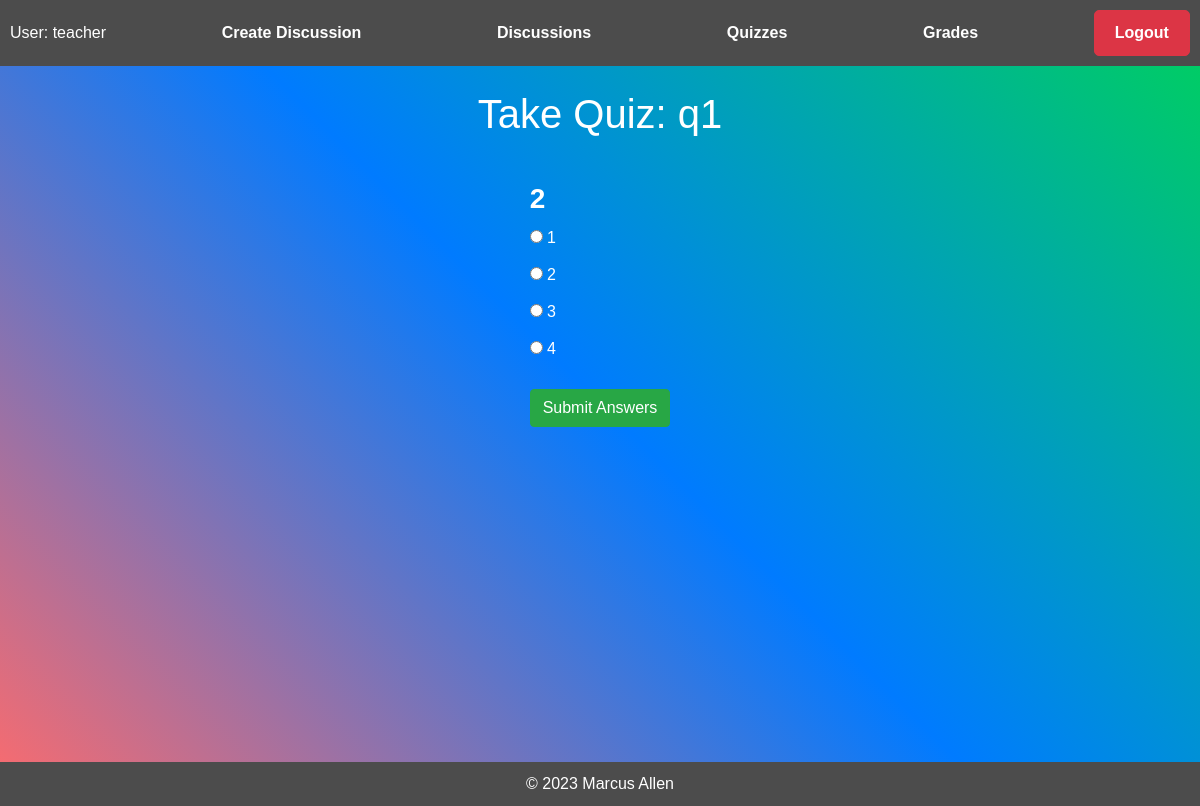
/students/take_quiz/1/ (signed in), run on the app's committed database.
### teachers/models.py (models this page shows, shortened)
class Quiz(models.Model):
    title = models.CharField(max_length=255)
    author = models.ForeignKey(User, on_delete=models.CASCADE)
    subject = models.CharField(max_length=255, default="Math")
    question_responses = models.JSONField(default=dict)

class Question(models.Model):
    quiz = models.ForeignKey(Quiz, on_delete=models.CASCADE)
    text = models.TextField()
    created_at = models.DateTimeField(auto_now_add=True)

class Option(models.Model):
    question = models.ForeignKey(Question, on_delete=models.CASCADE)
    text = models.CharField(max_length=255)
    is_correct = models.BooleanField(default=False)

### students/views.py (the view, shortened to what this page needs)
# urls.py: path('take_quiz/<int:quiz_id>/', views.take_quiz, name='take_quiz'),
def take_quiz(request, quiz_id):
    quiz = get_object_or_404(Quiz, id=quiz_id)
    if student_has_exceeded_attempts(request.user, quiz):
        messages.error(request, 'You have exceeded the maximum number of quiz attempts.')
        return redirect('students:quizzes')
    question_forms = []
    for question in quiz.question_set.all():
        options = Option.objects.filter(question=question)
        question_form = {
            'question': question,
            'options': options,
        }
        question_forms.append(question_form)
    context = {
        'quiz': quiz,
        'question_forms': question_forms,
    }
    return render(request, 'students/take_quiz.html', context)

### students/views.py (called while the page is built)
def student_has_exceeded_attempts(student, quiz):
    max_attempts = 3  # Adjust this as needed
    return Grade.objects.filter(student=student, quiz=quiz).count() >= max_attempts

### students/templates/students/take_quiz.html (shortened to what this page needs)
{% extends "students/index.html" %}
{% block content %}
<div class="container">
    <h1 class="my-4">Take Quiz: {{ quiz.title }}</h1>
    <form method="post">
        {% for question_form in question_forms %}
            <div class="question">
                <h3>{{ question_form.question.text }}</h3>
                <ul class="options">
                    {% for option in question_form.options %}
                        <li>
                            <label>
                                <input type="radio" name="question_{{ question_form.question.id }}" value="{{ option.id }}">
                                {{ option.text }}
                            </label>
                        </li>
                    {% endfor %}
                </ul>
            </div>
        {% endfor %}
        <button type="submit" class="btn btn-success btn-block">Submit Answers</button>
    </form>
</div>
{% endblock %}

### students/templates/students/index.html (shortened to what this page needs)
<!DOCTYPE html>
<html lang="en">
<head>
    {% load static %}
    <link rel="stylesheet" href="{% static 'bootstrap_css.css' %}">
</head>
<body>
    <div class="navbar">
        <div>
            User: {{ request.user }}
        </div>
        <div>
            <a href="{% url 'students:create_discussion' %}" class="cool-link">Create Discussion</a>
        </div>
        <div>
            <a href="{% url 'students:discussions' %}" class="cool-link">Discussions</a>
        </div>
        <div>
            <a href="{% url 'students:quizzes' %}" class="cool-link">Quizzes</a>
        </div>
        <div>
            <a href="{% url 'students:grades' %}" class="cool-link">Grades</a>
        </div>
        <div>
            <a href="{% url 'users:logout_page' %}" class="cool-link btn btn-danger">Logout</a>
        </div>
    </div>
    <div class="container">
        {% block content %}{% endblock %}
    </div>
    <div class="footer">
        &copy; 2023 Marcus Allen
    </div>
</body>
</html>

### students/templates/students/index.html (style rules this page uses)
body { background: linear-gradient(45deg, #ff6b6b, #007BFF, #00d25b); color: #fff; margin: 0; padding: 0; font-family: Arial, sans-serif; }
.navbar { background-color: #4c4c4c; color: #fff; padding: 10px; display: flex; justify-content: space-between; align-items: center; }
.container { display: flex; flex-direction: column; align-items: center; min-height: calc(100vh - 60px); }
.footer { background-color: #4c4c4c; color: #fff; padding: 10px; text-align: center; width: 100%; position: absolute; bottom: 0; }
.cool-link { text-decoration: none; padding: 10px 20px; color: #fff; border-radius: 5px; transition: background-color 0.3s; font-weight: bold; }

### students/templates/students/take_quiz.html (style rules this page uses)
.question { margin: 20px 0; }
.question h3 { font-weight: bold; margin-bottom: 10px; }
.options { list-style: none; padding: 0; }
.options li { margin: 5px 0; }

### data on the page
Quiz: title "q1"
Question: question.text "2"
Option: text "1"
Option: text "2"
Option: text "3"
Option: text "4"

### other printed values
{{ request.user }} "teacher"
